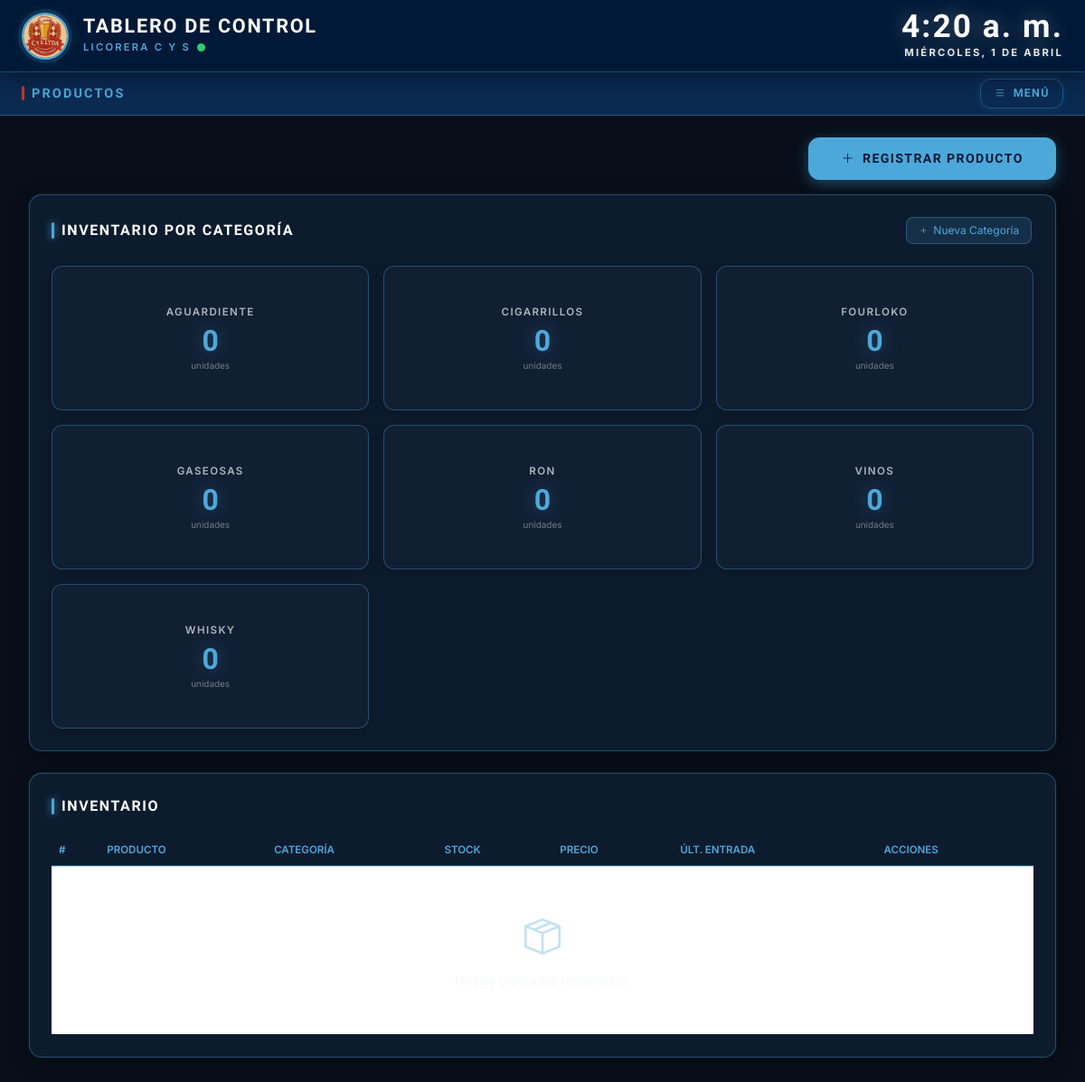
The page /producto/ on the database its author committed.
### producto/models.py (models this page shows)
class Categoria(models.Model):
    codigo      = models.CharField(max_length=20, unique=True)
    nombre      = models.CharField(max_length=100)
    descripcion = models.TextField(blank=True, null=True)
    class Meta:
        verbose_name        = "Categoría"
        verbose_name_plural = "Categorías"
        ordering            = ["nombre"]
    def __str__(self):
        return self.nombre

### producto/views.py (the view, shortened to what this page needs)
# urls.py: path("", views.producto_lista, name="producto_lista"),
def producto_lista(request):
    form = ProductoForm()
    categorias = Categoria.objects.all()
    resumen_categorias = []
    for cat in categorias:
        resumen_categorias.append({
            "nombre": cat.nombre,
            "total":  cat.productos.count(),
        })
    stock_critico = Producto.objects.filter(cantidad_disponible__lte=5)
    productos = Producto.objects.select_related("categoria").all()
    context = {
        "form":               form,
        "productos":          productos,
        "resumen_categorias": resumen_categorias,
        "stock_critico":      stock_critico,
    }
    return render(request, "producto.html", context)

### licorera/context_processors.py (called while the page is built)
def datos_globales(request):
    return {
        "total_productos": Producto.objects.count(),
        "stock_critico": Producto.objects.filter(cantidad_disponible__lte=5).count(),
        "total_categorias": Categoria.objects.count()
    }

### producto/templates/producto.html (shortened to what this page needs)
{% extends 'base.html' %}
{% load static %}
{% block page_title %}Productos{% endblock %}
{% block extra_css %}
<link rel="stylesheet" href="{% static 'css/producto.css' %}">
{% endblock %}
{% block content %}
<div class="container-fluid p-0">
  <div class="d-flex justify-content-end mb-3">
    <button class="cys-btn cys-btn--primary"
            data-bs-toggle="modal"
            data-bs-target="#modalNuevoProducto">
      <i class="bi bi-plus-lg"></i> Registrar Producto
    </button>
  </div>
  <section class="cys-card mb-4">
    <div class="d-flex justify-content-between align-items-center mb-4">
      <div class="cys-card__title mb-0">Inventario por Categoría</div>
      <button class="cys-btn-sm cys-btn-sm--primary"
              data-bs-toggle="modal"
              data-bs-target="#modalNuevaCategoria"
              style="width:auto; padding:.4rem .8rem; border-radius:8px; font-size:.75rem; gap:.3rem;">
        <i class="bi bi-plus"></i> Nueva Categoría
      </button>
    </div>
    <div class="row g-3">
      {% for cat in resumen_categorias %}
        <div class="col-md-4">
          <div class="cys-stat-card text-center">
            <div class="cys-stat-card__label">{{ cat.nombre }}</div>
            <div class="cys-stat-card__val">{{ cat.total }}</div>
            <div style="font-size:.62rem; color:var(--texto-muted); margin-top:.25rem;">unidades</div>
          </div>
        </div>
      {% empty %}
        <div class="col-12 text-center py-4" style="color:var(--texto-muted); font-size:.85rem;">
          No hay categorías registradas.
        </div>
      {% endfor %}
    </div>
  </section>
  <section class="cys-card mb-4">
    <div class="cys-card__title">Inventario</div>
    <div class="table-responsive">
      <table class="table table-hover align-middle mb-0">
        <thead>
          <tr style="border-bottom:2px solid var(--azul-borde);">
            <th class="text-uppercase" style="font-size:.72rem; color:var(--gris-claro); font-weight:600;">#</th>
            <th class="text-uppercase" style="font-size:.72rem; color:var(--gris-claro); font-weight:600;">Producto</th>
            <th class="text-uppercase" style="font-size:.72rem; color:var(--gris-claro); font-weight:600;">Categoría</th>
            <th class="text-uppercase" style="font-size:.72rem; color:var(--gris-claro); font-weight:600;">Stock</th>
            <th class="text-uppercase" style="font-size:.72rem; color:var(--gris-claro); font-weight:600;">Precio</th>
            <th class="text-uppercase" style="font-size:.72rem; color:var(--gris-claro); font-weight:600;">Últ. Entrada</th>
            <th class="text-uppercase" style="font-size:.72rem; color:var(--gris-claro); font-weight:600;">Acciones</th>
          </tr>
        </thead>
        <tbody>
          {% for producto in productos %}
            <tr style="{% if producto.stock_critico %}border-left:3px solid var(--rojo);{% endif %}">
              <td style="font-size:.85rem; color:var(--texto-muted);">{{ forloop.counter }}</td>
              <td style="font-size:.85rem; font-weight:600; color:var(--texto);">{{ producto.nombre }}</td>
              <td style="font-size:.85rem; color:var(--texto-muted);">{{ producto.categoria.nombre }}</td>
              <td>
                {% if producto.stock_critico %}
                  <span class="badge" style="background:rgba(192,57,43,.2); color:var(--rojo); border:1px solid rgba(192,57,43,.4); font-size:.75rem; padding:.35rem .6rem;">
                    {{ producto.cantidad_disponible }} {{ producto.unidad }}
                  </span>
                {% else %}
                  <span style="font-size:.85rem; color:var(--azul-claro); font-weight:600;">
                    {{ producto.cantidad_disponible }} {{ producto.unidad }}
                  </span>
                {% endif %}
              </td>
              <td style="font-size:.85rem; color:var(--texto);">${{ producto.precio_unitario|floatformat:0 }}</td>
              <td style="font-size:.85rem; color:var(--texto-muted);">
                {% with ultimo=producto.movimientos.first %}
                  {% if ultimo %}{{ ultimo.fecha_actualizada|date:"d/m/Y" }}{% else %}—{% endif %}
                {% endwith %}
              </td>
              <td>
                <a href="{% url 'producto:producto_editar' producto.pk %}" class="cys-btn-sm cys-btn-sm--warning">
                  <i class="bi bi-pencil"></i>
                </a>
                <a href="{% url 'producto:producto_detalle' producto.pk %}" class="cys-btn-sm cys-btn-sm--primary">
                  <i class="bi bi-eye"></i>
                </a>
              </td>
            </tr>
          {% empty %}
            <tr>
              <td colspan="7" class="text-center py-5" style="color:var(--texto-muted); font-size:.85rem;">
                <i class="bi bi-box-seam d-block mb-2" style="font-size:2.5rem; color:var(--azul-borde);"></i>
              </td>
            </tr>
          {% endfor %}
        </tbody>
      </table>
    </div>
  </section>
</div>
{% endblock %}

### static/css/style.css (style rules this page uses)
:root { --azul-oscuro: #011936; --azul-medio: #0A2A52; --azul-claro: #4DA8DA; --azul-borde: rgba(77,168,218,.35); --azul-glow: rgba(77,168,218,.15); --rojo: #C0392B; --rojo-hover: #a01e1e; --rojo-glow: rgba(192,57,43,.2); --gris: #6c757d; --gris-claro: #ADB5BD; --fondo: #080F1A; --fondo-card: #0D1B2E; --fondo-card2: #111f33; --blanco: #FFFFFF; --texto: #E8EDF2; --texto-muted: rgba(232,237,242,.45); --header-h: 80px; --nav-h: 48px; --radius: 12px; --trans: all .22s ease; }
*, *::before, *::after { box-sizing: border-box; margin: 0; padding: 0; }
body { font-family: 'Inter', sans-serif; background: var(--fondo); color: var(--texto); min-height: 100vh; }
.cys-card { background: var(--fondo-card); border-radius: 14px; border: 1px solid var(--azul-borde); box-shadow: 0 4px 24px rgba(0,0,0,.3), 0 0 0 1px rgba(77,168,218,.06); padding: 1.5rem; transition: var(--trans); margin-bottom: 1.5rem; }
.cys-card__title { font-family: 'Rajdhani', sans-serif; font-size: 1rem; font-weight: 700; color: var(--blanco); letter-spacing: .1em; text-transform: uppercase; margin-bottom: 1.25rem; display: flex; align-items: center; gap: .5rem; }
.cys-card__title::before { content: ''; display: inline-block; width: 3px; height: 18px; background: var(--azul-claro); border-radius: 2px; box-shadow: 0 0 8px var(--azul-claro); }
.cys-card__title.mb-0 { margin-bottom: 0 !important; }
.cys-btn { display: inline-flex; align-items: center; gap: .5rem; padding: .75rem 2.2rem; border-radius: var(--radius); font-size: .88rem; font-weight: 700; letter-spacing: .1em; text-transform: uppercase; font-family: 'Rajdhani', sans-serif; border: 1px solid transparent; cursor: pointer; transition: var(--trans); text-decoration: none; }
.cys-btn--primary { background: var(--azul-claro); color: var(--azul-oscuro); border-color: var(--azul-claro); box-shadow: 0 4px 14px rgba(77,168,218,.4); }
.cys-btn-sm { width: 30px; height: 30px; border-radius: 6px; border: 1px solid transparent; display: inline-flex; align-items: center; justify-content: center; font-size: .78rem; cursor: pointer; transition: var(--trans); margin: 0 2px; text-decoration: none; }
.cys-btn-sm--primary { background: rgba(77,168,218,.15); border-color: var(--azul-borde); color: var(--azul-claro); }
.table { color: var(--texto) !important; }
.table thead th { color: var(--azul-claro) !important; background: transparent !important; border-color: var(--azul-borde) !important; }
.table tbody tr { border-color: rgba(77,168,218,.1) !important; transition: var(--trans); }
.table td { border-color: rgba(77,168,218,.08) !important; }
.cys-stat-card { background: var(--fondo-card2); border: 1px solid var(--azul-borde); border-radius: var(--radius); padding: 2rem 1rem; text-align: center; transition: var(--trans); cursor: default; box-shadow: 0 2px 12px rgba(0,0,0,.2); min-height: 160px; display: flex; flex-direction: column; justify-content: center; }
.cys-stat-card__label { font-size: .72rem; font-weight: 600; color: var(--gris-claro); letter-spacing: .12em; text-transform: uppercase; margin-bottom: .4rem; }
.cys-stat-card__val { font-family: 'Rajdhani', sans-serif; font-size: 2rem; font-weight: 700; color: var(--azul-claro); line-height: 1; text-shadow: 0 0 20px rgba(77,168,218,.4); }
.cys-main .container-fluid { max-width: 1200px; margin: 0 auto; padding-left: 0 !important; padding-right: 0 !important; }

### static/css/producto.css (style rules this page uses)
.cys-stat-card { background: var(--fondo-card2); border: 1px solid var(--azul-borde); border-radius: var(--radius); padding: 2rem 1rem; text-align: center; transition: var(--trans); cursor: default; box-shadow: 0 2px 12px rgba(0,0,0,.2); min-height: 160px; display: flex; flex-direction: column; justify-content: center; }
.cys-stat-card__label { font-size: .72rem; font-weight: 600; color: var(--gris-claro); letter-spacing: .12em; text-transform: uppercase; margin-bottom: .4rem; }
.cys-stat-card__val { font-family: 'Rajdhani', sans-serif; font-size: 2rem; font-weight: 700; color: var(--azul-claro); line-height: 1; text-shadow: 0 0 20px rgba(77,168,218,.4); }

### rows shown on the page
Categoria: nombre "AGUARDIENTE"
Categoria: nombre "CIGARRILLOS"
Categoria: nombre "FOURLOKO"
Categoria: nombre "GASEOSAS"
Categoria: nombre "RON"
Categoria: nombre "VINOS"
Categoria: nombre "WHISKY"

### other values the page prints
{{ cat.total }} "0" "0" "0" "0" "0" "0" "0"
